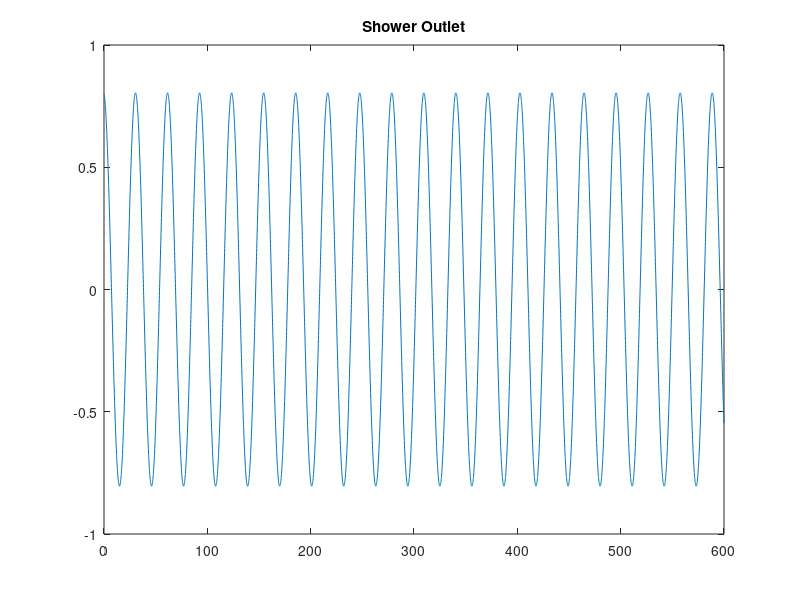

MATLAB code to generate this figure:
function h = show_outlet()
clear;
clc;
rho = 994;
tube_diameter = 0.02;
tube_cross_section = 3.14*(tube_diameter/2)^2;
tube_length = 1;
I = (rho*tube_length)/tube_cross_section;
tank_area = 0.075;
Cg = tank_area/(rho*9.81);
R = 1;




A=[0 -1/Cg
    1/I -R/I];
B = [0 0
    0 0];
C = [1/(rho*9.81) 0];
D = [0 0];




shower = ss(A,B,C,D);
dt = 0.1;
final_t = 600;
t = 0:dt:final_t;
n=final_t/dt;
u(1:2,1:n+1) = 0;
IC = [0.8*rho*9.81 tube_cross_section*sqrt(2*9.81*0.8)]

P10 = lsim(shower,u,t,IC);

figure;
plot(t,P10);
title('Shower Outlet');
end

